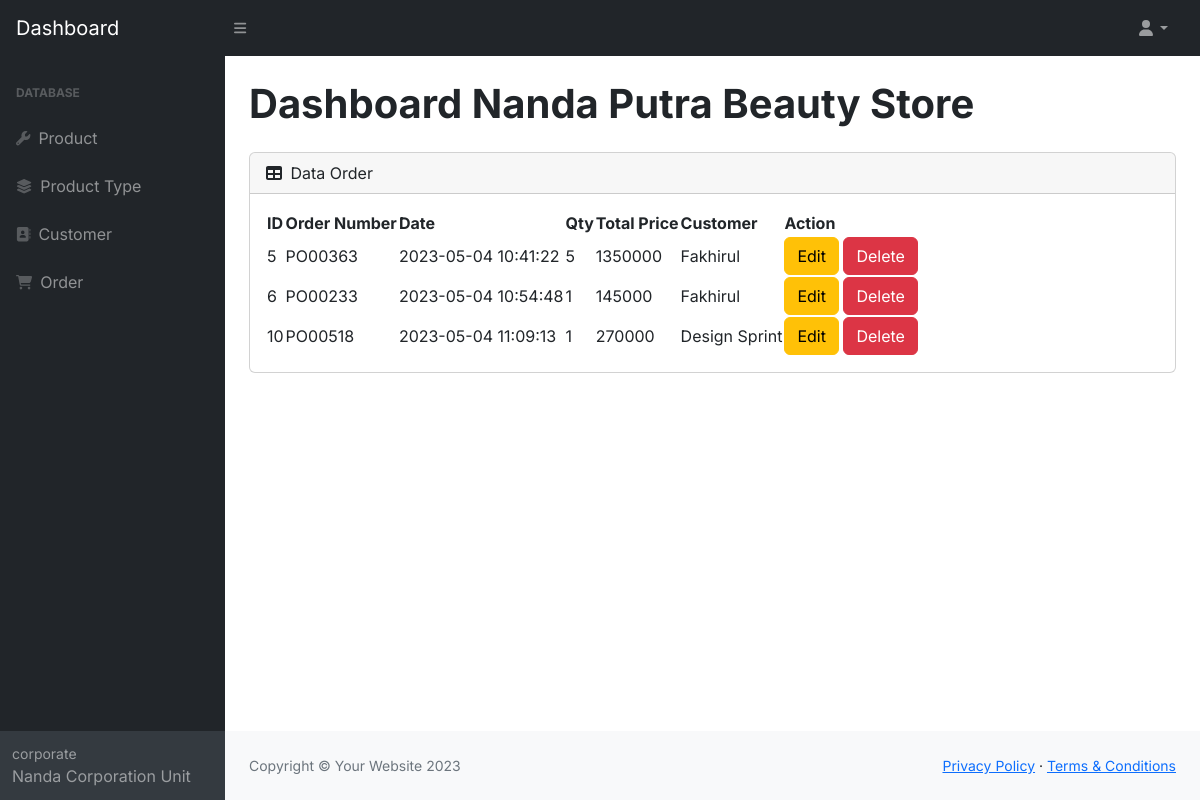
Screenshot of /dashboard/pages/order/order.php with the database file from the repository.
### tables this page shows
CREATE TABLE `orders` (
  `id` int(11) NOT NULL,
  `order_number` varchar(45) DEFAULT NULL,
  `date` datetime DEFAULT NULL,
  `qty` int(11) DEFAULT NULL,
  `total_price` int(11) DEFAULT NULL,
  `customer_id` int(11) NOT NULL,
  `product_id` int(11) NOT NULL
);

CREATE TABLE `customer` (
  `id` int(11) NOT NULL,
  `name` varchar(45) DEFAULT NULL,
  `gender` enum('L','P') DEFAULT NULL,
  `phone` varchar(45) DEFAULT NULL,
  `email` varchar(45) DEFAULT NULL,
  `address` longtext DEFAULT NULL,
  `card_id` int(11) NOT NULL
);

### db.php (called while the page is built)
<?php
$conn = mysqli_connect("localhost", "root", "", "dbhealthbeauty");
function query($query)
{
    global $conn;
    $result = mysqli_query($conn, $query);
    $rows = [];
    while ($row = mysqli_fetch_assoc($result)) {
        $rows[] = $row;
    }
    return $rows;
};

### dashboard/pages/order/order.php (the view)
<?php
require_once "../../layout/header.php";
$customer = query("SELECT a.*,b.name as customer_name FROM orders a INNER JOIN customer b ON a.customer_id=b.id");
?>
<div class="card mb-4">
    <div class="card-header">
        <i class="fas fa-table me-1"></i>
        Data Order
    </div>
    <div class="card-body">
        <table id="datatablesSimple">
            <thead>
                <tr>
                    <th>ID</th>
                    <th>Order Number</th>
                    <th>Date</th>
                    <th>Qty</th>
                    <th>Total Price</th>
                    <th>Customer</th>
                    <th>Action</th>
                </tr>
            </thead>
            <tbody>
                <?php foreach ($customer as $p) : ?>
                    <tr>
                        <td><?= $p["id"]; ?></td>
                        <td><?= $p["order_number"]; ?></td>
                        <td><?= $p["date"]; ?></td>
                        <td><?= $p["qty"]; ?></td>
                        <td><?= $p["total_price"]; ?></td>
                        <td><?= $p["customer_name"]; ?></td>
                        <td>
                            <a href="edit-order.php?id=<?= $p['id']; ?>" class="btn btn-warning">Edit</a>
                            <a href="delete-order.php?id=<?= $p['id']; ?>" class="btn btn-danger" onclick="return confirm('Yakin?')">Delete</a>
                        </td>
                    </tr>
                <?php endforeach; ?>
            </tbody>
        </table>
    </div>
</div>
</div>
</main>
<?php require_once "../../layout/footer.php" ?>

### rows the page displays
orders: id "5", order_number "PO00363", date "2023-05-04 10:41:22", qty "5", total_price "1350000", customer.name "Fakhirul"
orders: id "6", order_number "PO00233", date "2023-05-04 10:54:48", qty "1", total_price "145000", customer.name "Fakhirul"
orders: id "10", order_number "PO00518", date "2023-05-04 11:09:13", qty "1", total_price "270000", customer.name "Design Sprint"
